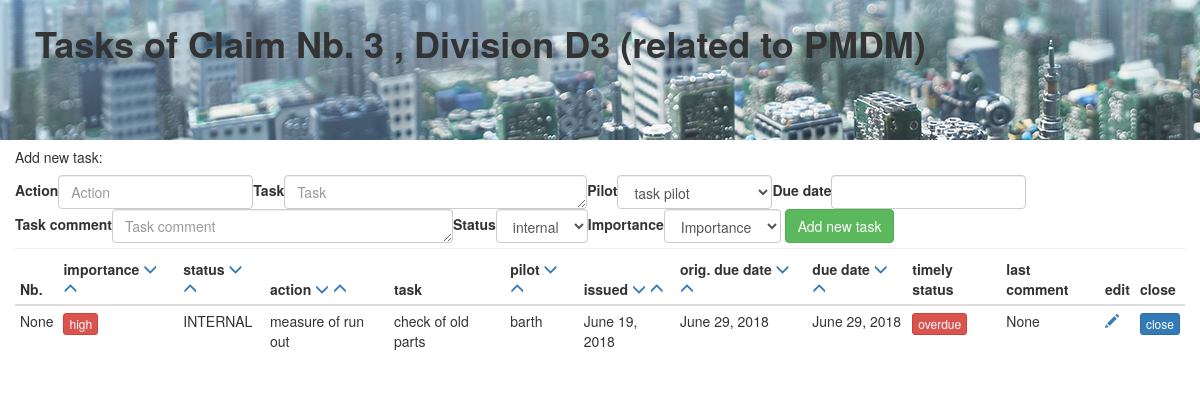
Screenshot of /SMS/task_tracker/due_date/3/D3/9999 (signed in) with the database file from the repository.
### SMS/models.py (models this page shows, shortened)
class Company(models.Model):
   name =  models.CharField(max_length=200, unique=True, verbose_name='Company name')
   NMB_company = models.BooleanField(default=False)
   customer = models.BooleanField(default = False)
   belongs_to = models.ForeignKey('self', on_delete=models.SET_NULL, null=True)
   can_be_viewed_by = models.ManyToManyField("self")
   DUNS = models.CharField(max_length=10, unique=True)
   adress1 = models.CharField(max_length=200)
   adress2 = models.CharField(max_length=200, blank=True)
   postcode = models.CharField(max_length=15)
   town = models.CharField(max_length=200)
   country = CountryField()
   def __str__(self):
       return self.name

class Task(models.Model):
    number = models.IntegerField(null=True)
    project = models.CharField(max_length=25)
    subproject = models.CharField(max_length=25)
    action = models.CharField(max_length = 25)
    task = models.CharField(max_length = 250)
    pilot = models.ForeignKey(UserProfile, related_name='pilot_of_task', on_delete=models.SET_NULL, null = True, default=15) #default, damit im pulldown "pilot" angezeigt wird"
    date_issued = models.DateField(auto_now_add=True)
    original_due_date = models.DateField()
    due_date = models.DateField()
    task_comment = models.CharField(max_length = 1500, blank=True, null=True)
    closed_date = models.DateField(blank=True, null=True)
    closed = models.BooleanField(default = False)
    importance = models.CharField(max_length=10, choices=IMPORTANCE_CHOICES, default='IMP')
    file = models.FileField(blank=True, null=True, upload_to='uploads/')
    status = models.CharField(max_length=15, choices=STATUS_CHOICES, default = 'INTERNAL')
    @property
    def timely_status(self):
        if datetime.date(timezone.now()) > self.due_date:
            return "Overdue"
        return "In time"

class UserProfile(models.Model):
    user = models.OneToOneField(User, on_delete=models.CASCADE)
    firstname = models.CharField(max_length=50)
    lastname = models.CharField(max_length=50)
    function = models.CharField(max_length=50)
    phone = models.CharField(max_length=20)
    email = models.EmailField()
    company = models.ForeignKey(Company, on_delete=models.SET_NULL, null = True)
    isAdmin = models.BooleanField(default=False)
    isStaff = models.BooleanField(default=False)
    activation_key = models.CharField(max_length=40, default='1234')
    class Meta:
        ordering = ('user__username',)
    def __str__(self):
        return str(self.firstname) + " " + str(self.lastname)

### SMS/views.py (the view, shortened to what this page needs)
# urls.py: path('task_tracker/<str:order>/<int:project>/<str:subproject>/<int:id>', views.task_tracker, name='task_tracker'),
@login_required
def task_tracker(request, order, project, subproject, id):
    user_profile = UserProfile.objects.get(user_id=request.user)
    company = Claim.objects.get(pk=project).related_to
    if not user_profile.isStaff:                  #der eingloggte User gehoert NICHT zu PMDM
        if not company == user_profile.company:   #der eingloggte User ruft Daten einer anderen Firma auf!
            messages.add_message(request, messages.ERROR, 'You are not allowed to see other companies items!')
    path = 'uploads/' + company.name + '/Claim_' + str(project)
    tasks = Task.objects.filter(project=project, subproject=subproject, closed=False).order_by(order)
    tasks_done = Task.objects.filter(project=project, subproject=subproject, closed = True).order_by(order)
    task_to_edit = None
    if id < 9000:
        task_to_edit = Task.objects.get(project=project, subproject=subproject, pk=id)
    proj = 'Claim Nb. ' + str(project)
    subproj = ', Division ' + subproject
    task_data = [proj, subproj, id, order, company]
    hereIwork = UserProfile.objects.get(user=request.user).company
    form = TaskForm(company=company, hereIwork=hereIwork)
    return render(request, 'SMS/task_tracker.html', {'user_profile':user_profile, 'task_data':task_data, 'form':form, 'tasks':tasks, 'tasks_done':tasks_done,
     })

### SMS/templates/SMS/task_tracker.html (shortened to what this page needs)
{% load staticfiles %}
<!DOCTYPE html>
<html lang="en">
    <head>
        <link rel="stylesheet" href="{% static 'css/bootstrap.min.css' %}">
        <link rel="stylesheet" href="{% static 'css/SMS.css' %}">
    </head>
 <body>
{% load bootstrap3 %}
{% bootstrap_css %}
{% load fontawesome %}
{% fontawesome_stylesheet %}
<div class="bg-img">
  <div class="container-fluid">
    <div class="row">
      <div class="col-md-12">
{% if not messages %}
      <p class="h_2 add_margin"> Tasks of {{ task_data.0 }} {{ task_data.1 }} (related to {{ task_data.4}})
      </p>
{% endif %}
      </div>
    </div>
  </div>
</div>
{% if not messages %}
<div class="container-fluid">
  <div class="row">
    <div class= "col-md-2">      <h5>Add new task:     </h5>
    </div>
  </div>
  <div class="row">
    <div class= "col-md-12">
      <form method="POST" class="form-inline">
      {% bootstrap_form form layout='inline' %}
      {% buttons %}
       <button type="submit" class="btn btn-success" name="new_task">Add new task</button>
       {% endbuttons %}
      </form>
    </div>
  </div>
  <hr />
  <div class="row">
    <div class= "col-md-12">
      {% if tasks %}
      <table class="table table-condensed table-hover">
        <thead>
          <th>Nb.
          </th>
          <th>importance
             <a href="{% url 'task_tracker' 'importance' tasks.0.project tasks.0.subproject 9999 %}"><span class="glyphicon glyphicon-menu-down"></span></a>
             <a href="{% url 'task_tracker' '-importance' tasks.0.project tasks.0.subproject 9999 %}"><span class="glyphicon glyphicon-menu-up"></span></a>
          </th>
          <th>status
             <a href="{% url 'task_tracker' 'status' tasks.0.project tasks.0.subproject 9999 %}"><span class="glyphicon glyphicon-menu-down"></span></a>
             <a href="{% url 'task_tracker' '-status' tasks.0.project tasks.0.subproject 9999 %}"><span class="glyphicon glyphicon-menu-up"></span></a>
          </th>
          <th>action
             <a href="{% url 'task_tracker' 'action' tasks.0.project tasks.0.subproject 9999 %}"><span class="glyphicon glyphicon-menu-down"></span></a>
             <a href="{% url 'task_tracker' '-action' tasks.0.project tasks.0.subproject 9999 %}"><span class="glyphicon glyphicon-menu-up"></span></a>
          </th>
          <th>task
          </th>
          <th>pilot
             <a href="{% url 'task_tracker' 'pilot' tasks.0.project tasks.0.subproject 9999 %}"><span class="glyphicon glyphicon-menu-down"></span></a>
             <a href="{% url 'task_tracker' '-pilot' tasks.0.project tasks.0.subproject 9999 %}"><span class="glyphicon glyphicon-menu-up"></span></a>
          </th>
          <th>issued
             <a href="{% url 'task_tracker' 'date_issued' tasks.0.project tasks.0.subproject 9999 %}"><span class="glyphicon glyphicon-menu-down"></span></a>
             <a href="{% url 'task_tracker' '-date_issued' tasks.0.project tasks.0.subproject 9999 %}"><span class="glyphicon glyphicon-menu-up"></span></a>
          </th>
          <th>orig. due date
             <a href="{% url 'task_tracker' 'original_due_date' tasks.0.project tasks.0.subproject 9999 %}"><span class="glyphicon glyphicon-menu-down"></span></a>
             <a href="{% url 'task_tracker' '-original_due_date' tasks.0.project tasks.0.subproject 9999 %}"><span class="glyphicon glyphicon-menu-up"></span></a>
          </th>
          <th>due date
             <a href="{% url 'task_tracker' 'due_date' tasks.0.project tasks.0.subproject 9999 %}"><span class="glyphicon glyphicon-menu-down"></span></a>
             <a href="{% url 'task_tracker' '-due_date' tasks.0.project tasks.0.subproject 9999 %}"><span class="glyphicon glyphicon-menu-up"></span></a>
          </th>
          <th>timely status
          </th>
          <th>last comment
          </th>
          <th>edit</th>
          <th>close
          </th>
        </thead>
        <tbody>
        {% for task in tasks %}
            {% if task.pk == task_data.2 %}
            <tr class="active">
            {% else %}
            <tr>
            {% endif %}
              <td>{{ task.number }}
              </td>
              <td>
                  {% if 'HIGH' in task.importance %}
                  <button type="button" class="btn btn-danger btn-xs">high</button>
                  {% endif %}
              </td>
              <td>{{ task.status }}</td>
              <td>{{ task.action }}</td>
              <td>{{ task.task|truncatechars:30  }}</td>
              <td>{{ task.pilot.user }}</td>
              <td>{{ task.date_issued }}</td>
              <td>{{ task.original_due_date }}</td>
              <td>{{ task.due_date }}</td>
              <td>
                  {% if 'Overdue' in task.timely_status %}
                  <button type="button" class="btn btn-danger btn-xs">overdue</button>
                  {% endif %}
              </td>
              <td>{{ task.task_comment|truncatechars:30 }}</td>
              <td>
                  <a href="{% url 'task_details' task_data.3 task.project task.subproject task.pk %}"><span class="glyphicon glyphicon-pencil blue"></span></a>
              </td>
              <td>
                  <form class="form-inline" method="POST" action="{{ task.pk }}" >
                  <button type="submit" name="task_done" class="btn btn-primary btn-xs">close</button>
                  </form>
              </td>
            </tr>
        {% endfor %}
        </tbody>
      </table>
      {% endif %}
    </div>
  {% endif %}
  </body>
</html>

### SMS/static/css/SMS.css (style rules this page uses)
.h_2 { margin-top: 0px; margin-bottom: 0px; font-size: 36px; font-family: inherit; font-weight:600; line-height: 1.3; color: inherit; }
.add_margin { margin-top: 20px; margin-left: 20px; }
hr { margin-top: 5px !important; margin-bottom: 5px !important; }
.bg-img { margin: 0px; padding: 0px; background-image: url("../../../static/images/minebeamitsumi-town.png"); height: 10em; }

### rows the page displays
Company: name "PMDM"
Task: number "None", importance "high", status "INTERNAL", action "measure of run out", task "check of old parts", pilot.user "barth", date_issued "June 19, 2018", original_due_date "June 29, 2018", due_date "June 29, 2018", shows "overdue", task_comment "None"

### other values shown
{{ task_data.0 }} "Claim Nb. 3"
{{ task_data.1 }} ", Division D3"
